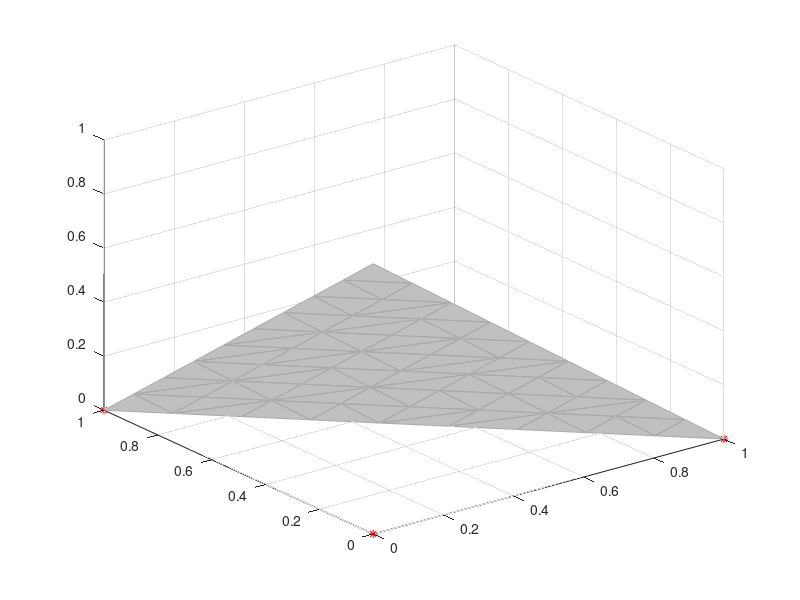
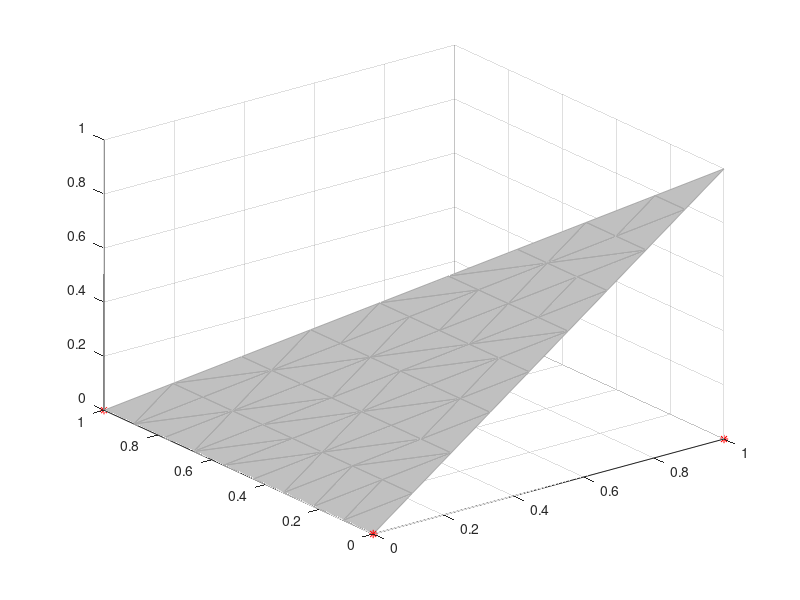
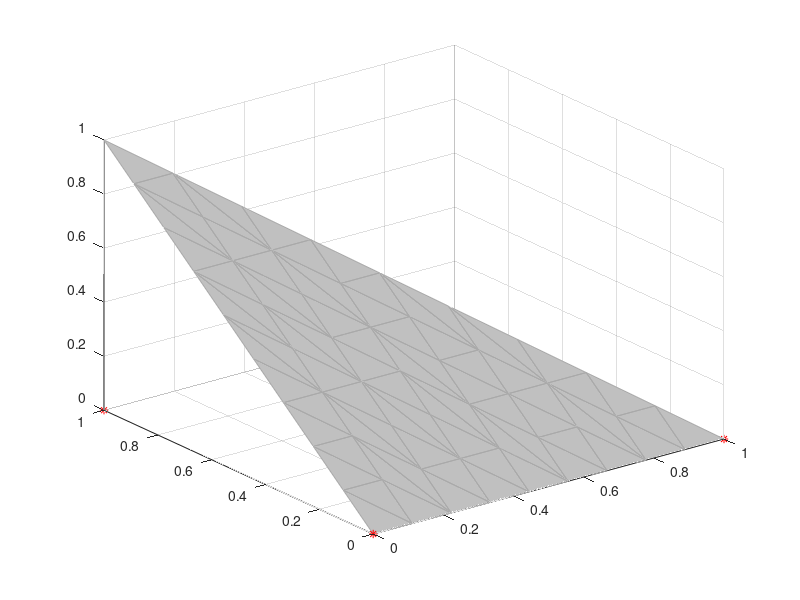

Source code (MATLAB) for these figures, in order: (Note: this script raises an error after producing the figures.)
% Basis functions expressed as:
% chi(xi,yi) = c1*xi + c2*yi + c3
% Numbering of the nodes:
% 1 (0,0)
% 2 (1,0)
% 3 (0,1)

xi = [0 1 0];
yi = [0 0 1];

A = zeros(3,3);

for i = 1:3
    A(i,:) = [xi(i), yi(i), 1];
end

b = eye(3,3);

% Coefficients of the basis functions
c = A\b;

% plot the functions
close all
P1 = [xi(1,1),yi(1,1)];
P2 = [xi(1,2),yi(1,2)];
P3 = [xi(1,3),yi(1,3)];

% Create triangular mesh of triangle P1,P2,P3
n=10;
[I,J]=meshgrid(linspace(0,1,n));
keep=I+J <= 1+eps;
IJ = [I(keep),J(keep)];
K = 1-sum(IJ,2);
F=delaunay(IJ);
IJK = [IJ,K];
XY=IJK*[P1;P2;P3];
x=XY(:,1);
y=XY(:,2);

for j=1:size(A,1)
    phi = @(x,y) c(1,j)*x + c(2,j)*y + c(3,j);
    figure(j)
    
    trisurf(F,x,y,phi(x,y),'FaceColor',(192/255)*[1 1 1],'EdgeColor',(169/255)*[1 1 1])
    hold on
    plot(0,0,'r*')
    plot(0,1,'r*')
    plot(1,0,'r*')
end

syms x y
chi = sym(zeros(3,1));
dchidx = sym(zeros(3,1));
dchidy = sym(zeros(3,1));
for j=1:3
    chi(j,1) = sym(c(1,j),'r')*x + ...
               sym(c(2,j),'r')*y + ...
               sym(c(3,j),'r');
    dchidx(j,1) = diff(chi(j,1),x);
    dchidy(j,1) = diff(chi(j,1),y);
end

symDERXX = sym(zeros(3,3));
symDERYY = sym(zeros(3,3));
symDERXY = sym(zeros(3,3));
symMASS = sym(zeros(3,3));
for i = 1:3
    for j = 1:3
        symDERXX(i,j) = int(int(dchidx(i,1)*dchidx(j,1),y,0,-x+1),x,0,1);
        symDERYY(i,j) = int(int(dchidy(i,1)*dchidy(j,1),y,0,-x+1),x,0,1);
        symDERXY(i,j) = int(int(dchidx(i,1)*dchidy(j,1),y,0,-x+1),x,0,1);
        symMASS(i,j)  = int(int(chi(i,1)*chi(j,1),y,0,-x+1),x,0,1);
    end
end
